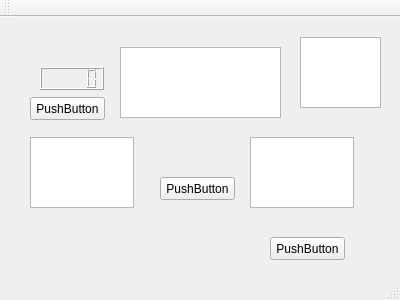
<?xml version="1.0" encoding="UTF-8"?>
<ui version="4.0">
 <class>MainWindow</class>
 <widget class="QMainWindow" name="MainWindow">
  <property name="geometry">
   <rect>
    <x>0</x>
    <y>0</y>
    <width>400</width>
    <height>300</height>
   </rect>
  </property>
  <property name="windowTitle">
   <string>MainWindow</string>
  </property>
  <widget class="QWidget" name="centralWidget">
   <widget class="QPushButton" name="TestButton">
    <property name="geometry">
     <rect>
      <x>160</x>
      <y>160</y>
      <width>75</width>
      <height>23</height>
     </rect>
    </property>
    <property name="text">
     <string>PushButton</string>
    </property>
   </widget>
   <widget class="QTextEdit" name="MyText">
    <property name="geometry">
     <rect>
      <x>120</x>
      <y>30</y>
      <width>161</width>
      <height>71</height>
     </rect>
    </property>
   </widget>
   <widget class="QLCDNumber" name="lcdNumber">
    <property name="geometry">
     <rect>
      <x>40</x>
      <y>50</y>
      <width>64</width>
      <height>23</height>
     </rect>
    </property>
    <property name="smallDecimalPoint">
     <bool>false</bool>
    </property>
    <property name="numDigits">
     <number>5</number>
    </property>
   </widget>
   <widget class="QTextEdit" name="PlainText">
    <property name="geometry">
     <rect>
      <x>30</x>
      <y>120</y>
      <width>104</width>
      <height>71</height>
     </rect>
    </property>
   </widget>
   <widget class="QTextEdit" name="EncryptedText">
    <property name="geometry">
     <rect>
      <x>250</x>
      <y>120</y>
      <width>104</width>
      <height>71</height>
     </rect>
    </property>
   </widget>
   <widget class="QPushButton" name="changeLCD">
    <property name="geometry">
     <rect>
      <x>30</x>
      <y>80</y>
      <width>75</width>
      <height>23</height>
     </rect>
    </property>
    <property name="text">
     <string>PushButton</string>
    </property>
   </widget>
   <widget class="QGraphicsView" name="graphicsView">
    <property name="geometry">
     <rect>
      <x>300</x>
      <y>20</y>
      <width>81</width>
      <height>71</height>
     </rect>
    </property>
   </widget>
   <widget class="QPushButton" name="pushButton">
    <property name="geometry">
     <rect>
      <x>270</x>
      <y>220</y>
      <width>75</width>
      <height>23</height>
     </rect>
    </property>
    <property name="text">
     <string>PushButton</string>
    </property>
   </widget>
  </widget>
  <widget class="QMenuBar" name="menuBar">
   <property name="geometry">
    <rect>
     <x>0</x>
     <y>0</y>
     <width>400</width>
     <height>23</height>
    </rect>
   </property>
  </widget>
  <widget class="QToolBar" name="mainToolBar">
   <attribute name="toolBarArea">
    <enum>TopToolBarArea</enum>
   </attribute>
   <attribute name="toolBarBreak">
    <bool>false</bool>
   </attribute>
  </widget>
  <widget class="QStatusBar" name="statusBar"/>
 </widget>
 <layoutdefault spacing="6" margin="11"/>
 <resources/>
 <connections>
  <connection>
   <sender>TestButton</sender>
   <signal>released()</signal>
   <receiver>MyText</receiver>
   <slot>clear()</slot>
   <hints>
    <hint type="sourcelabel">
     <x>217</x>
     <y>206</y>
    </hint>
    <hint type="destinationlabel">
     <x>200</x>
     <y>100</y>
    </hint>
   </hints>
  </connection>
 </connections>
</ui>
